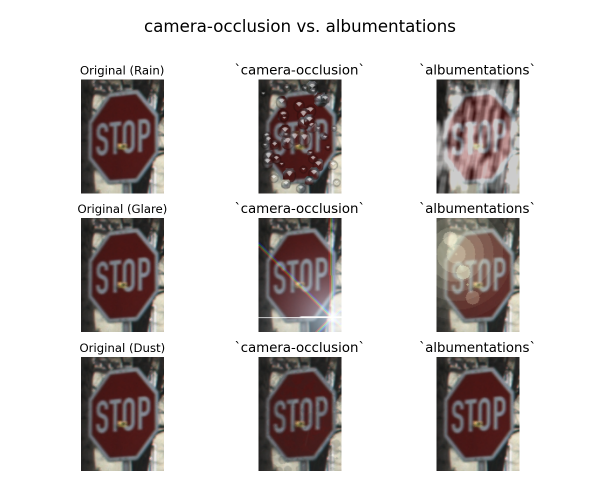
#> input picture examples/comparison_with_albumentations.png, 1200 x 960 px (shown at 1/2 size)
$ python camera_noise.py ../examples/comparison_with_albumentations.png out.png --effect rain
#> lines starting #> are read from the running program, lines starting #| are printed output that depends on the picture
#> in main, original_image is the input picture: shape (960, 1200, 4); mean R, G, B, A 207.1, 202.4, 201.7, 255
import cv2
import numpy as np
import random
import argparse
import imageio.v2 as imageio
from abc import ABC, abstractmethod

# ====================================================================================
#  1. CLASS-BASED AUGMENTATION ENGINE
# ====================================================================================

class Effect(ABC):
    """Abstract Base Class for all augmentation effects."""
    # [4 lines left out: function apply, not called in this run]

    def __call__(self, image):
        """Allows the class instance to be called as a function."""
        return self.apply(image)

import cv2
import numpy as np
import random
from abc import ABC, abstractmethod

# (Keep your existing Effect ABC and other classes)

class Rain(Effect):
    """
    Simulates raindrops on a camera lens with physically-inspired effects.

    This effect models raindrops as small lenses, introducing several phenomena:
        - Refraction: The image seen through the drop is inverted and distorted.
        - Gravity: Larger drops are slightly elongated downwards.
        - Edge Blur: The drop's contents are blurred to simulate a different focal plane.
        - Lighting: A dark edge and a specular highlight give the drop a 3D appearance.
        - Chromatic Aberration: Subtle color fringing appears at the drop's edges.
    """
    def __init__(self,
                 num_drops: int = 40,
                 radius_range: tuple = (3, 10),
                 magnification: float = 0.8,
                 blur_amount: int = 5,
                 elongation_factor: float = 1.2,
                 chromatic_aberration: float = 0.03,
                 highlight_alpha: float = 0.6,
                 shade_alpha: float = 0.3):
        """
        Initializes the Rain effect with detailed parameters.
        """
        self.num_drops = num_drops
        self.radius_range = radius_range
        self.magnification = max(0.1, magnification)
        self.blur_amount = blur_amount if blur_amount % 2 != 0 else blur_amount + 1
        self.elongation_factor = elongation_factor
        self.chromatic_aberration = chromatic_aberration
        # Storing colors as BGRA for OpenCV compatibility
        self.highlight_color = (255, 255, 255, int(highlight_alpha * 255))
        self.shade_color = (0, 0, 0, int(shade_alpha * 255))

    def apply(self, image):
        img_out = image.copy()
        h, w, _ = image.shape
#> h = 960; w = 1200

        # --------------------- FIX: Create a transparent overlay for highlights/shadows ---------------------
        # This allows for proper alpha blending and anti-aliasing of lighting effects.
        overlay = np.zeros((h, w, 4), dtype=np.uint8)

        for _ in range(self.num_drops):
            radius = random.randint(*self.radius_range)
            elongation = 1.0 + (radius / self.radius_range[1]) * (self.elongation_factor - 1.0)
            radius_y = int(radius * elongation)

            center_x = random.randint(radius, w - radius)
            center_y = random.randint(radius_y, h - radius_y)

            x1, y1 = center_x - radius, center_y - radius_y
            x2, y2 = center_x + radius, center_y + radius_y
            patch = image[y1:y2, x1:x2]

            if patch.size == 0: continue

            refracted_patch = cv2.resize(patch, (0, 0), fx=self.magnification, fy=self.magnification, interpolation=cv2.INTER_LINEAR)
            refracted_patch = cv2.flip(refracted_patch, 0)

            rh, rw, _ = refracted_patch.shape
            ph, pw, _ = patch.shape

            if self.magnification < 1.0:
                distorted_patch = np.copy(patch)
                paste_x, paste_y = (pw - rw) // 2, (ph - rh) // 2
                distorted_patch[paste_y:paste_y+rh, paste_x:paste_x+rw] = refracted_patch
            else:
                crop_x, crop_y = (rw - pw) // 2, (rh - ph) // 2
                distorted_patch = refracted_patch[crop_y:crop_y+ph, crop_x:crop_x+pw]

            if distorted_patch.shape != patch.shape: continue

            if self.chromatic_aberration > 0:
                offset = int(radius * self.chromatic_aberration)
                b, g, r = cv2.split(distorted_patch)
                r_shifted, b_shifted = np.roll(r, offset, axis=1), np.roll(b, -offset, axis=1)
                distorted_patch = cv2.merge([b_shifted, g, r_shifted])

            distorted_patch = cv2.GaussianBlur(distorted_patch, (self.blur_amount, self.blur_amount), 0)

            mask = np.zeros_like(patch, dtype=np.uint8)
            cv2.ellipse(mask, (radius, radius_y), (radius, radius_y), 0, 0, 360, (255, 255, 255), -1, lineType=cv2.LINE_AA)

            img_out[y1:y2, x1:x2] = np.where(mask > 0, distorted_patch, img_out[y1:y2, x1:x2])

            # Draw smooth, anti-aliased lighting effects ON THE OVERLAY
            cv2.ellipse(overlay, (center_x, center_y), (radius, radius_y), 0, 0, 360, self.shade_color, 1, lineType=cv2.LINE_AA)
            highlight_radius, highlight_radius_y = int(radius * 0.7), int(radius_y * 0.7)
            cv2.ellipse(overlay, (center_x, center_y), (highlight_radius, highlight_radius_y), 0, 225, 315, self.highlight_color, -1, lineType=cv2.LINE_AA)
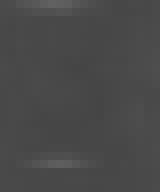
#> b: shape (24, 20) (shown 8 times larger); min 69, max 97, mean 73.2
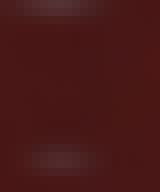
#> distorted_patch: shape (24, 20, 3) (shown 8 times larger); mean R, G, B 73.1, 24.6, 23.8
#> img_out: shape (960, 1200, 3); mean R, G, B 207.1, 202.4, 201.7
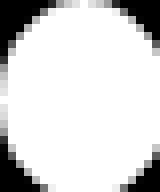
#> mask: shape (24, 20, 3) (shown 8 times larger); min 0, max 255, mean 213
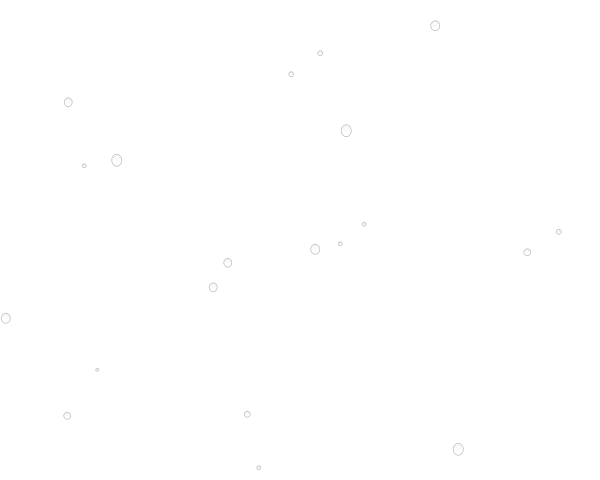
#> overlay: shape (960, 1200, 4) (shown at 1/2 size); mean R, G, B, A 0.1, 0.1, 0.1, 0.2; transparent parts drawn white
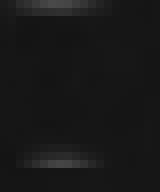
#> r: shape (24, 20) (shown 8 times larger); min 20, max 73, mean 24

        # --------------------- FIX: Alpha-blend the overlay onto the final image ---------------------
        # Convert output to 4-channel to prepare for blending
        img_out_rgba = cv2.cvtColor(img_out, cv2.COLOR_RGB2RGBA)

        # Extract the alpha channel from the overlay and expand it to 3 channels
        alpha = overlay[..., 3, np.newaxis] / 255.0
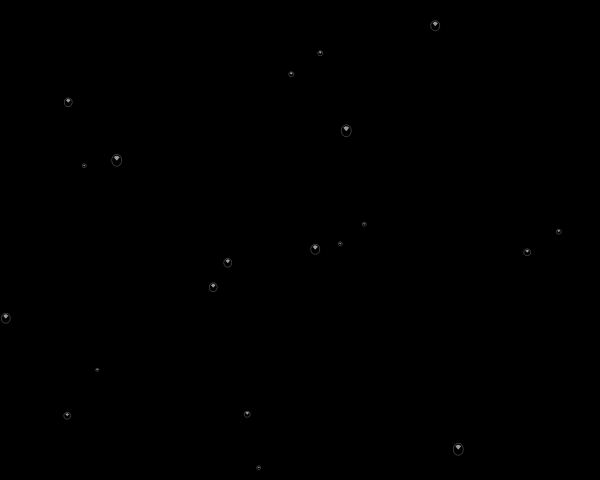
#> alpha: shape (960, 1200, 1) float64 (shown at 1/2 size); min 0, max 0.6, mean 0.000596

        # Blend the overlay (RGB channels) with the main image
        img_out_rgba[..., :3] = overlay[..., :3] * alpha + img_out_rgba[..., :3] * (1 - alpha)
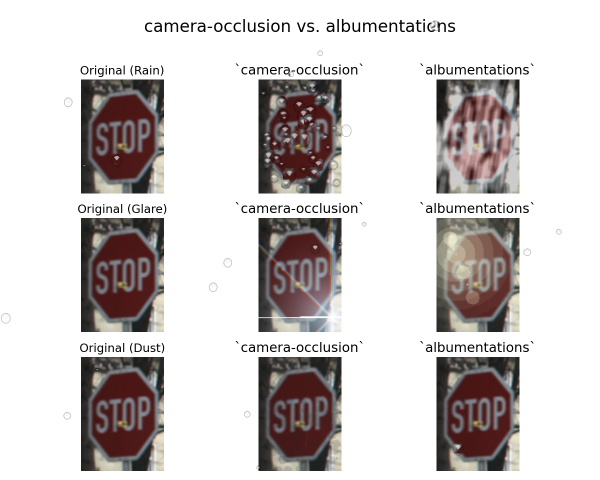
#> img_out_rgba: shape (960, 1200, 4) (shown at 1/2 size); mean R, G, B, A 207.1, 202.3, 201.6, 255

        # Convert back to RGB for final output
        return cv2.cvtColor(img_out_rgba, cv2.COLOR_RGBA2RGB)

class Simple_Rain(Effect):
    """
    Simulates raindrops on a camera lens with distortion, shading, and highlights.

    This effect models raindrops as small, distorted circular regions on the image,
    mimicking the refractive effect of water droplets.
    """
    # [62 lines left out: functions __init__, apply, not called in this run]

# add to camera_occlusion/camera_noise.py
class Glare(Effect):
    """
    Simulates camera glare with procedural, physically-inspired effects.

    This effect models several phenomena:
      - Starburst: Diffraction spikes caused by the camera's aperture blades.
      - Haze/Bloom: A soft glow around the light source.
      - Ghosts: Faint, colored copies of the aperture shape reflected inside the lens.
      - Chromatic Aberration: Color fringing on the glare artifacts.
    """
    # [48 lines left out: functions __init__, _to_rgb_float, not called in this run]

    def _luminance(self, img):
        return 0.2126 * img[..., 2] + 0.7152 * img[..., 1] + 0.0722 * img[..., 0] # BGR order

    # [8 lines left out: function _estimate_source, not called in this run]

    def _screen_blend(self, base, layer):
        return 1.0 - (1.0 - base) * (1.0 - layer)

    # [100 lines left out: functions _generate_ghosts, _generate_streaks, _generate_haze, apply, not called in this run]

class Dust(Effect):
    """
    Simulates dust particles, scratches, and semi-transparent grime splotches
    with a focus on physical realism.
    """
    # [66 lines left out: functions __init__, apply, not called in this run]
# ====================================================================================
#  2. COMMAND-LINE INTERFACE and EXECUTION
# ====================================================================================

def main():
    """Main function to run augmentations from the command line."""
    parser = argparse.ArgumentParser(description="Apply realistic camera occlusion effects to an image.")
    parser.add_argument("input_image", type=str, help="Path to the input image.")
    parser.add_argument("output_image", type=str, help="Path to save the output image.")
    parser.add_argument("--effect", type=str, choices=['rain', 'glare', 'dust'], required=True, help="The effect to apply.")

    # --- Add specific numerical parameters for CLI control ---
    parser.add_argument("--num-drops", type=int, default=20, help="Number of raindrops (for rain effect).")
    parser.add_argument("--num-specks", type=int, default=5000, help="Number of dust specks (for dust effect).")
    parser.add_argument("--splotch-opacity", type=float, default=0.15, help="Opacity of grime splotches (for dust effect).")

    args = parser.parse_args()

    # Load image
    try:
        original_image = imageio.imread(args.input_image)
        # Ensure image is RGB
        if original_image.ndim == 2:
            original_image = cv2.cvtColor(original_image, cv2.COLOR_GRAY2RGB)
        elif original_image.shape[2] == 4:
            original_image = cv2.cvtColor(original_image, cv2.COLOR_RGBA2RGB)

    except FileNotFoundError:
        print(f"Error: The file was not found at '{args.input_image}'")
        return

    # Apply the selected effect
    if args.effect == 'rain':
        # Use CLI parameters to initialize the class
        effect = Rain(num_drops=args.num_drops)
        print(f"Applying rain effect with {args.num_drops} drops...")
    elif args.effect == 'glare':
        effect = Glare()
        print("Applying glare effect...")
    elif args.effect == 'dust':
        effect = Dust(num_specks=args.num_specks, splotch_opacity=args.splotch_opacity)
        print(f"Applying dust effect with {args.num_specks} specks and opacity {args.splotch_opacity}...")

    transformed_image = effect.apply(original_image)

    # Save the output image
    imageio.imwrite(args.output_image, transformed_image)
    print(f"Successfully saved augmented image to '{args.output_image}'")


if __name__ == "__main__":
    # This block allows the script to be run from the command line
    main()
